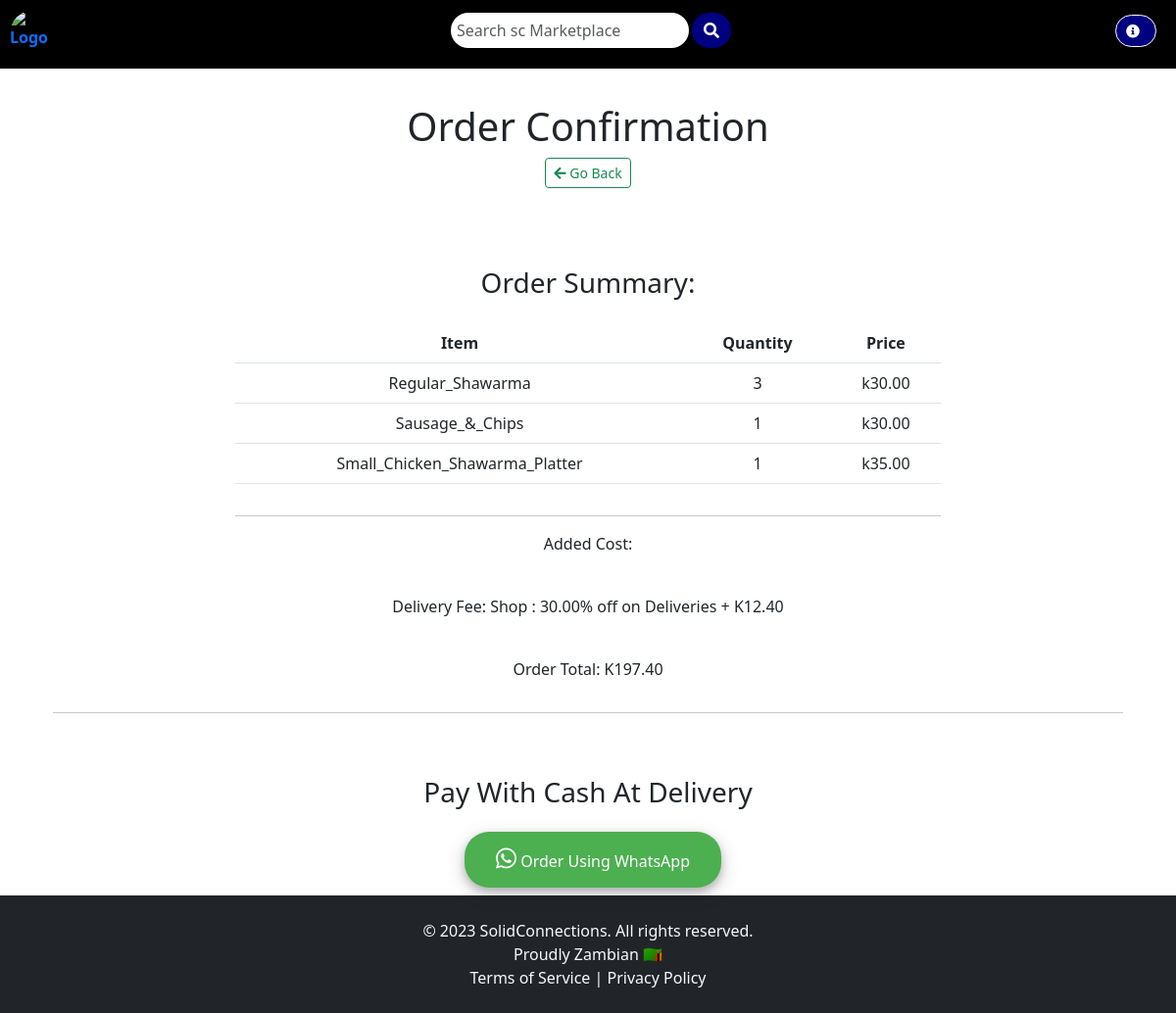
/order-confirmation/86/, run on an earlier commit of the app's database.
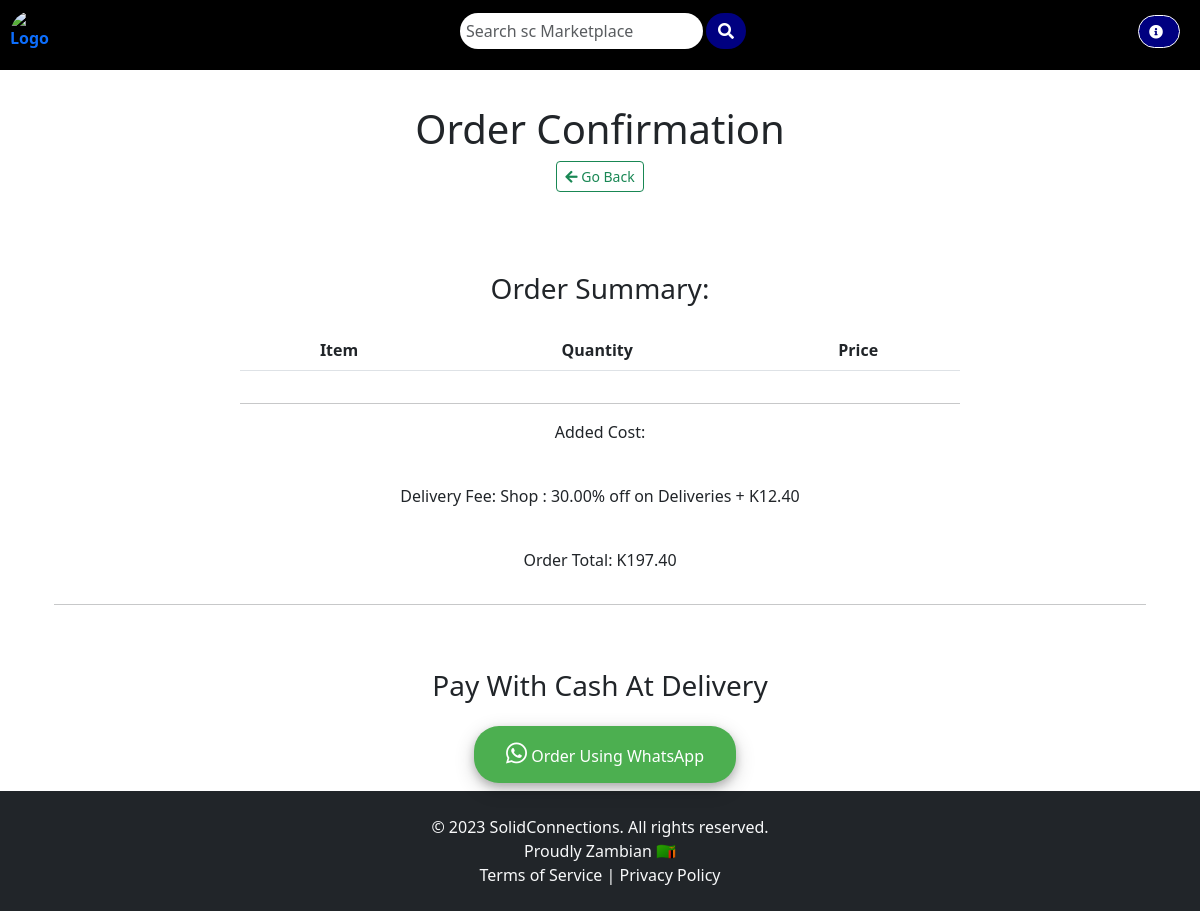
And on a later commit of the database.
### customer/models.py (models this page shows, shortened)
class OrderItem(models.Model):
    item = models.ForeignKey(MenuItem, on_delete=models.CASCADE)
    quantity = models.IntegerField(default=1)

class MenuItem(models.Model):
    name = models.CharField(max_length=100)
    description = models.TextField()
    DeliveredTime = models.TextField(default=default_delivered_time)
    image = models.ImageField(upload_to='menu_images/')
    price = models.DecimalField(max_digits=10, decimal_places=2)
    category = models.ManyToManyField('Category', related_name='items')
    availability = models.BooleanField(default=True)
    is_verified = models.BooleanField(default=False)  # New field for verified items

### customer/views.py (the view)
# urls.py: path('order-confirmation/<int:pk>/', OrderConfirmation.as_view(), name='order-confirmation'),
class OrderConfirmation(View):
    def get(self, request, pk, *args, **kwargs):
        order = OrderModel.objects.get(pk=pk)
        discount_percentage = Decimal('0.08')  # Use Decimal for precise arithmetic
        discount_amount = discount_percentage * order.price
        total_price = order.price + order.location.delivery_fee + discount_amount
        context = {
            'pk': order.pk,
            'order_items': order.order_items.all(),
            'price': order.price,
            'location': order.location,
            'delivery_fee': order.location.delivery_fee,
            'total_price': total_price,
            'discount_amount': discount_amount,
        }
        return render(request, 'customer/order_confirmation.html', context)

### customer/models.py (called while the page is built)
    def __str__(self):
        return self.name

### templates/customer/order_confirmation.html (shortened to what this page needs)
{% extends 'base.html' %}
{% block content %}
<div class="container">
<div class="container mb-5">
    <div class="row justify-content-center mt-1">
        <div class="col-md-5 col-sm-12 p-4 text-center">
            <h1>Order Confirmation</h1>
            <a href="{% url 'customer:order' %}" class="btn btn-outline-success mb-2 btn-sm">
                <i class="fas fa-arrow-left"></i> Go Back
            </a>
        </div>
    </div>
    <div class="row justify-content-center mt-5">
        <div class="col-md-8 col-sm-12 text-center">
            <h3 class="pb-3">Order Summary:</h3>
            <div class="table-responsive">
                <table class="table">
                    <thead>
                        <tr>
                            <th>Item</th>
                            <th>Quantity</th>
                            <th>Price</th>
                        </tr>
                    </thead>
                    <tbody>
                        {% for item in order_items %}
                        <tr>
                            <td>{{ item.item.name }}</td>
                            <td>{{ item.quantity }}</td>
                            <td>k{{ item.item.price }}</td>
                        </tr>
                        {% endfor %}
                    </tbody>
                </table>
            </div>
            <hr />
            <p>Added Cost: </p>
            <p class="font-weight-bold pt-4">Delivery Fee: {{ location }} : {{ delivery_fee }}% off on Deliveries + K{{ discount_amount|floatformat:2 }}</p>
            <p class="font-weight-bold pt-4">Order Total: K{{ total_price|floatformat:2 }}</p>
        </div>
    </div>
    <hr />
</div>
<div class="row justify-content-center pb-2 pt-3">
    <div class="col-md-6 text-center">
        <h3>Pay With Cash At Delivery</h3>
    </div>
</div>
<div class="row justify-content-center pb-2 pt-2">
    <div class="col-md-6 text-center">
        <a href="https://api.whatsapp.com/send?phone=260970349470&text=Invoice%20Order:%20https://blessedtouchs.pythonanywhere.com/customer/order/{{ pk }}/invoice" class="btn btn-custom" style="margin-left: 10px;">
            <i class="fab fa-whatsapp" aria-hidden="true" style="color: white; font-size: 24px;"></i> Order Using WhatsApp
        </a>
    </div>
</div>
</div>
{% endblock content %}

What changed in the data, as far as the page shows it:
removed OrderItem: item.name "Regular_Shawarma", quantity "3", item.price "30.00"
removed OrderItem: item.name "Sausage_&_Chips", quantity "1", item.price "30.00"
removed OrderItem: item.name "Small_Chicken_Shawarma_Platter", quantity "1", item.price "35.00"
